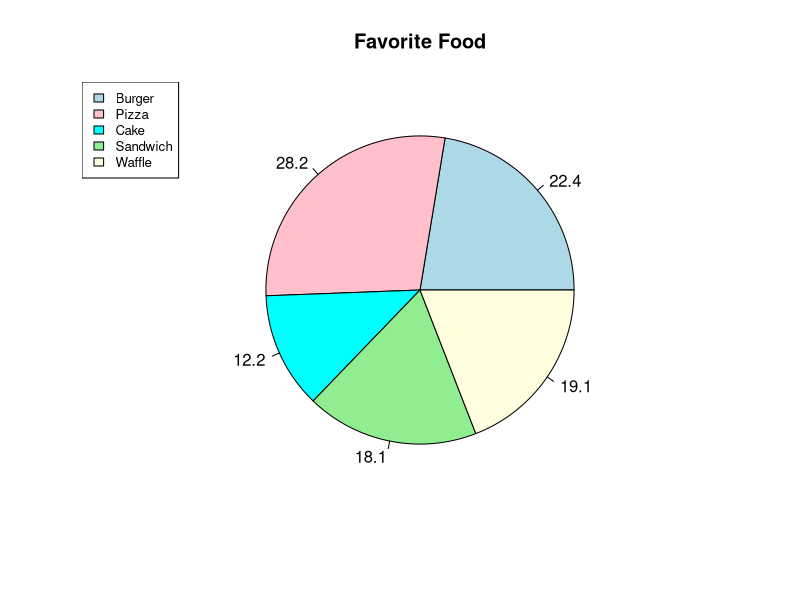
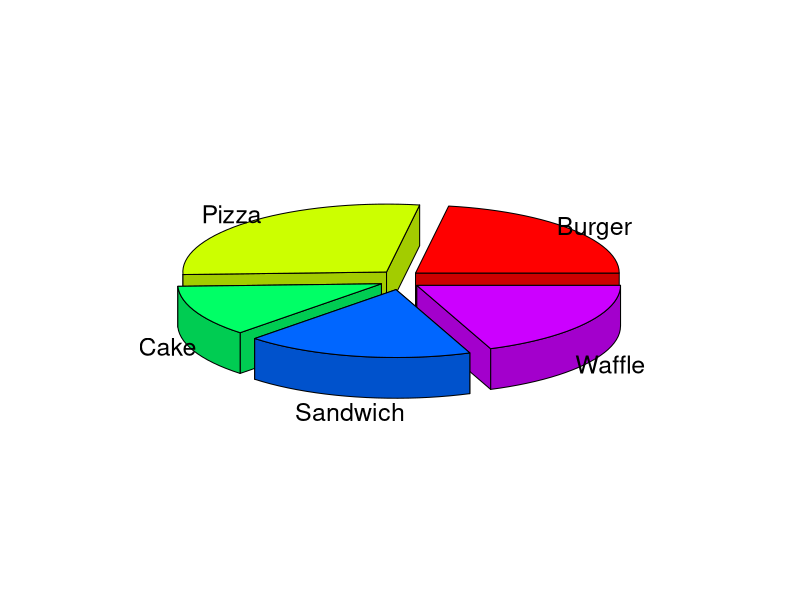

Recreate these plots in R, in order.
library(plotrix)

dataQuantity = c(22.4, 28.2, 12.2, 18.1, 19.1)
dataSet = c("Burger", "Pizza", "Cake", "Sandwich", "Waffle")
title = "Favorite Food"
colorPallete = c("lightblue","pink","cyan","lightgreen","lightyellow")

png(file = "food2d.jpg")

pie(dataQuantity, round(100*dataQuantity/sum(dataQuantity), 1), main = title, col = colorPallete)
legend("topleft", dataSet, cex = 0.8, fill = colorPallete)

png(file = "food3d.jpg")

pie3D(dataQuantity, labels=dataSet, explode = 0.1)

dev.off()